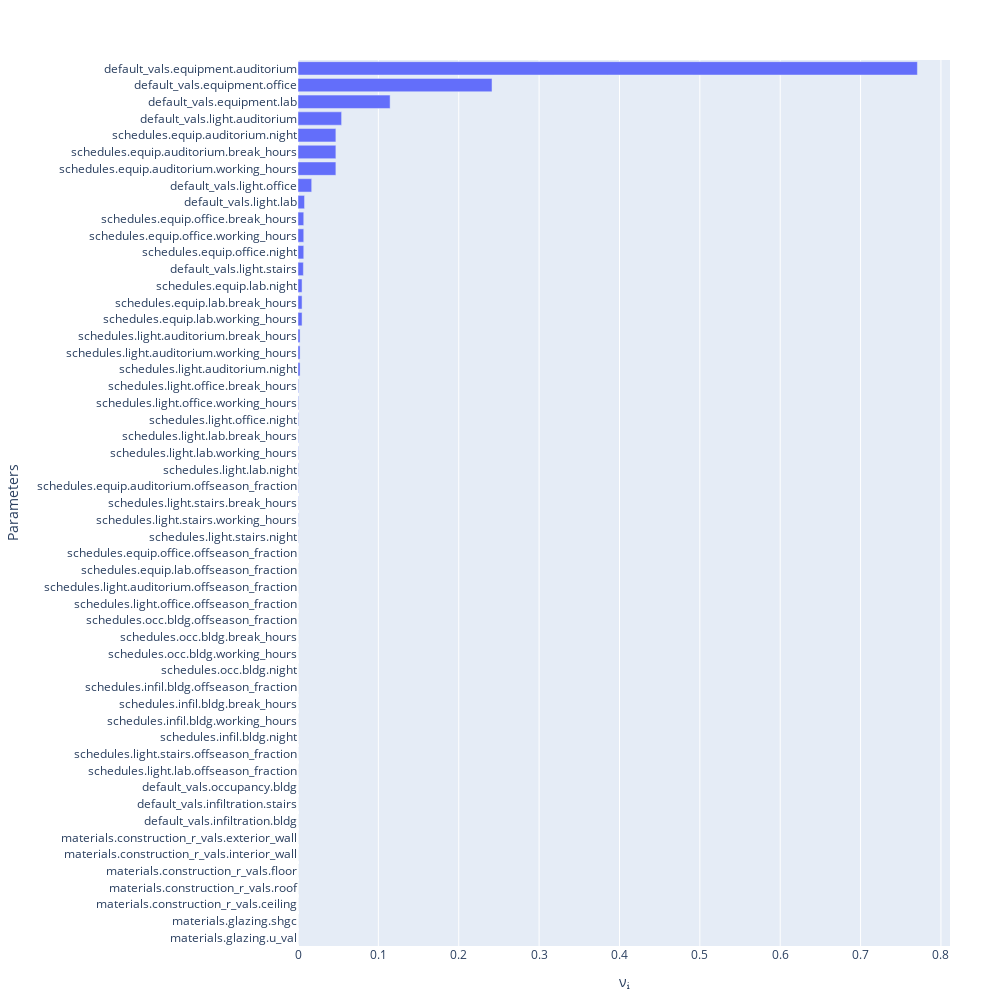

The cell this chart's notebook holds for it:
### Code cell
fig = PlotlyJS.plot(
    dfnu,
    y=:A, x=:B, kind="bar", orientation="h", config=PlotConfig(staticPlot=true))

relayout!(fig,
    yaxis = attr(
        tickmode = "linear",
        tick0 = 0.5,
        dtick = 0.75,
        size=0.1
    ),
    width=1000, height=1000,
    xaxis_title="νᵢ",
    yaxis_title="Parameters"
)

fig

### Figure 1 — Plotly figure (JSON) as saved in the notebook; plotly's stock layout.template omitted (floating-point values rounded to 4 significant figures)
{"data": [{"config": {"editable": false, "responsive": true, "scrollZoom": true, "showLink": false, "staticPlot": true}, "orientation": "h", "type": "bar", "x": [0, 0, 0, 0, 0, 0, 0, 0, 0, 0, 0, 0, 0, 0, 0, 0, 0, 0, 0, 0, 5.761e-06, 2.265e-05, 3.929e-05, 3.929e-05, 0.000285, 0.000285, 0.000285, 0.0003577, 0.0004365, 0.0004365, 0.0004365, 0.0006965, 0.0006965, 0.0006965, 0.002581, 0.002581, 0.002581, 0.00505, 0.00505, 0.00505, 0.006708, 0.007158, 0.007158, 0.007158, 0.008143, 0.01703, 0.04713, 0.04713, 0.04713, 0.05426, 0.1146, 0.2414, 0.7707], "xaxis": "x", "y": ["materials.glazing.u_val", "materials.glazing.shgc", "materials.construction_r_vals.ceiling", "materials.construction_r_vals.roof", "materials.construction_r_vals.floor", "materials.construction_r_vals.interior_wall", "materials.construction_r_vals.exterior_wall", "default_vals.infiltration.bldg", "default_vals.infiltration.stairs", "default_vals.occupancy.bldg", "schedules.light.lab.offseason_fraction", "schedules.light.stairs.offseason_fraction", "schedules.infil.bldg.night", "schedules.infil.bldg.working_hours", "schedules.infil.bldg.break_hours", "schedules.infil.bldg.offseason_fraction", "schedules.occ.bldg.night", "schedules.occ.bldg.working_hours", "schedules.occ.bldg.break_hours", "schedules.occ.bldg.offseason_fraction", "schedules.light.office.offseason_fraction", "schedules.light.auditorium.offseason_fraction", "schedules.equip.lab.offseason_fraction", "schedules.equip.office.offseason_fraction", "schedules.light.stairs.night", "schedules.light.stairs.working_hours", "schedules.light.stairs.break_hours", "schedules.equip.auditorium.offseason_fraction", "schedules.light.lab.night", "schedules.light.lab.working_hours", "schedules.light.lab.break_hours", "schedules.light.office.night", "schedules.light.office.working_hours", "schedules.light.office.break_hours", "schedules.light.auditorium.night", "schedules.light.auditorium.working_hours", "schedules.light.auditorium.break_hours", "schedules.equip.lab.working_hours", "schedules.equip.lab.break_hours", "schedules.equip.lab.night", "default_vals.light.stairs", "schedules.equip.office.night", "schedules.equip.office.working_hours", "schedules.equip.office.break_hours", "default_vals.light.lab", "default_vals.light.office", "schedules.equip.auditorium.working_hours", "schedules.equip.auditorium.break_hours", "schedules.equip.auditorium.night", "default_vals.light.auditorium", "default_vals.equipment.lab", "default_vals.equipment.office", "default_vals.equipment.auditorium"], "yaxis": "y"}], "layout": {"height": 1000, "legend": {"tracegroupgap": 0}, "margin": {"b": 50, "l": 50, "r": 50, "t": 60}, "width": 1000, "xaxis": {"title": {"text": "νᵢ"}}, "yaxis": {"dtick": 0.75, "size": 0.1, "tick0": 0.5, "tickmode": "linear", "title": {"text": "Parameters"}}}}
